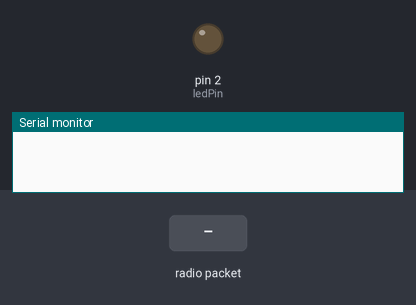
Recording of a sketch running on a simulated Arduino Uno, built with avr-gcc and run on an emulated ATmega328P. Parts: output pins drawn as LEDs (lit = HIGH), the last lines printed to the serial monitor. The inputs (shaded band) are chosen by the test bench. No radio packets arrive unless stated.

Above: at 1.2 s.
1.3 s: radio packet "1" arrives
At 1.9 s:
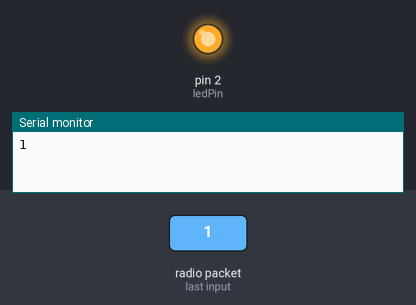
Timing chart, 0 to 4.3 s (numbered marks = the images above; inputs shaded):
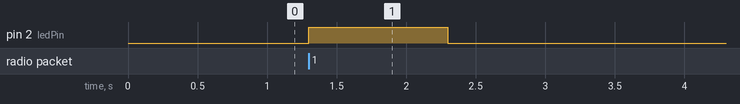

The sketch:

Reciever.ino
```cpp
#include<SPI.h>
#include<nRF24L01.h>
#include<RF24.h>
int ledPin=2;
RF24 radio(7, 8);
const byte address[6] = "00001";
void setup() {
  pinMode(ledPin, OUTPUT);
  Serial.begin(9600);
  radio.begin();
  radio.openReadingPipe(0, address);
  radio.setPALevel(RF24_PA_MIN);
  radio.startListening();
}
void loop() {
  if (radio.available()) {
    char text[32] = "";
    radio.read(&text, sizeof(text));
    Serial.println(text);
    digitalWrite(ledPin, HIGH);
    delay(1000);
    digitalWrite(ledPin, LOW);
    delay(1000);
  }
}
```

Measured:
- after the input at 1.3 s, pin 2 (ledPin): LOW → HIGH at once, → LOW 1.0 s later
